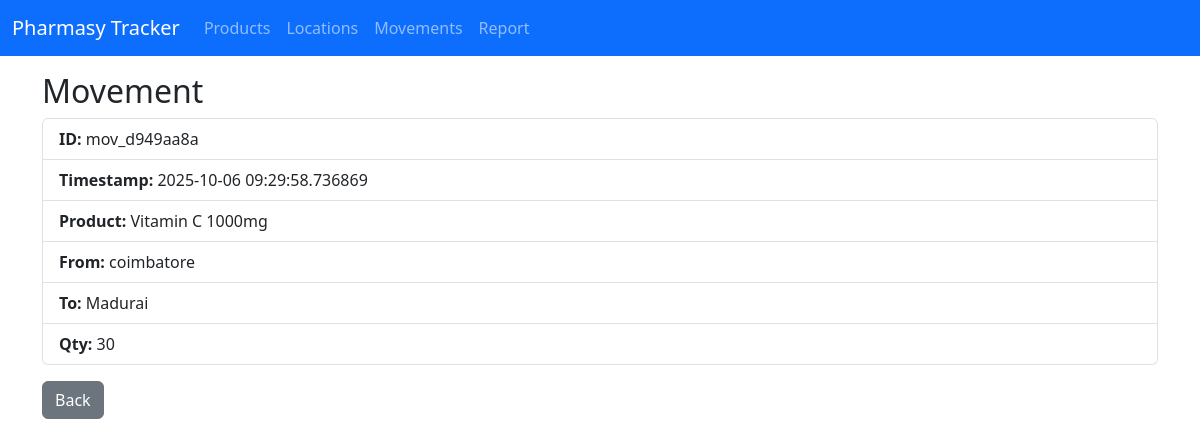
/movements/view/mov_d949aa8a, run on the app's committed database.
### app.py (models this page shows)
class ProductMovement(db.Model):
    movement_id = db.Column(db.String, primary_key=True)
    timestamp = db.Column(db.DateTime, default=datetime.utcnow)
    from_location = db.Column(db.String, db.ForeignKey('location.location_id'), nullable=True)
    to_location = db.Column(db.String, db.ForeignKey('location.location_id'), nullable=True)
    product_id = db.Column(db.String, db.ForeignKey('product.product_id'), nullable=False)
    qty = db.Column(db.Integer, nullable=False)
    product = db.relationship('Product', foreign_keys=[product_id])
    from_loc = db.relationship('Location', foreign_keys=[from_location])
    to_loc = db.relationship('Location', foreign_keys=[to_location])

class Product(db.Model):
    product_id = db.Column(db.String, primary_key=True)
    name = db.Column(db.String, nullable=False)
    description = db.Column(db.String)

class Location(db.Model):
    location_id = db.Column(db.String, primary_key=True)
    name = db.Column(db.String, nullable=False)
    address = db.Column(db.String)

### app.py (the view)
@app.route('/movements/view/<movement_id>')
def view_movement(movement_id):
    mov = ProductMovement.query.get_or_404(movement_id)
    return render_template('movement_view.html', movement=mov)

### app.py (called while the page is built)
@app.before_request
def run_initialization_once():
    global initialization_done
    if not initialization_done:
        db.create_all()
        seed_data()  # <---- Auto seed when DB is first created
        initialization_done = True

### templates/movement_view.html
{% extends "base.html" %}
{% block content %}
<h2>Movement</h2>
<ul class="list-group">
  <li class="list-group-item"><strong>ID:</strong> {{ movement.movement_id }}</li>
  <li class="list-group-item"><strong>Timestamp:</strong> {{ movement.timestamp }}</li>
  <li class="list-group-item"><strong>Product:</strong> {{ movement.product.name if movement.product else movement.product_id }}</li>
  <li class="list-group-item"><strong>From:</strong> {{ movement.from_loc.name if movement.from_loc else '-' }}</li>
  <li class="list-group-item"><strong>To:</strong> {{ movement.to_loc.name if movement.to_loc else '-' }}</li>
  <li class="list-group-item"><strong>Qty:</strong> {{ movement.qty }}</li>
</ul>
<a class="btn btn-secondary mt-3" href="{{ url_for('movements') }}">Back</a>
{% endblock %}

### data on the page
ProductMovement: movement_id "mov_d949aa8a", timestamp "2025-10-06 09:29:58.736869", qty "30"
Product: product "Vitamin C 1000mg"
Location: from_loc "coimbatore"
Location: to_loc "Madurai"
